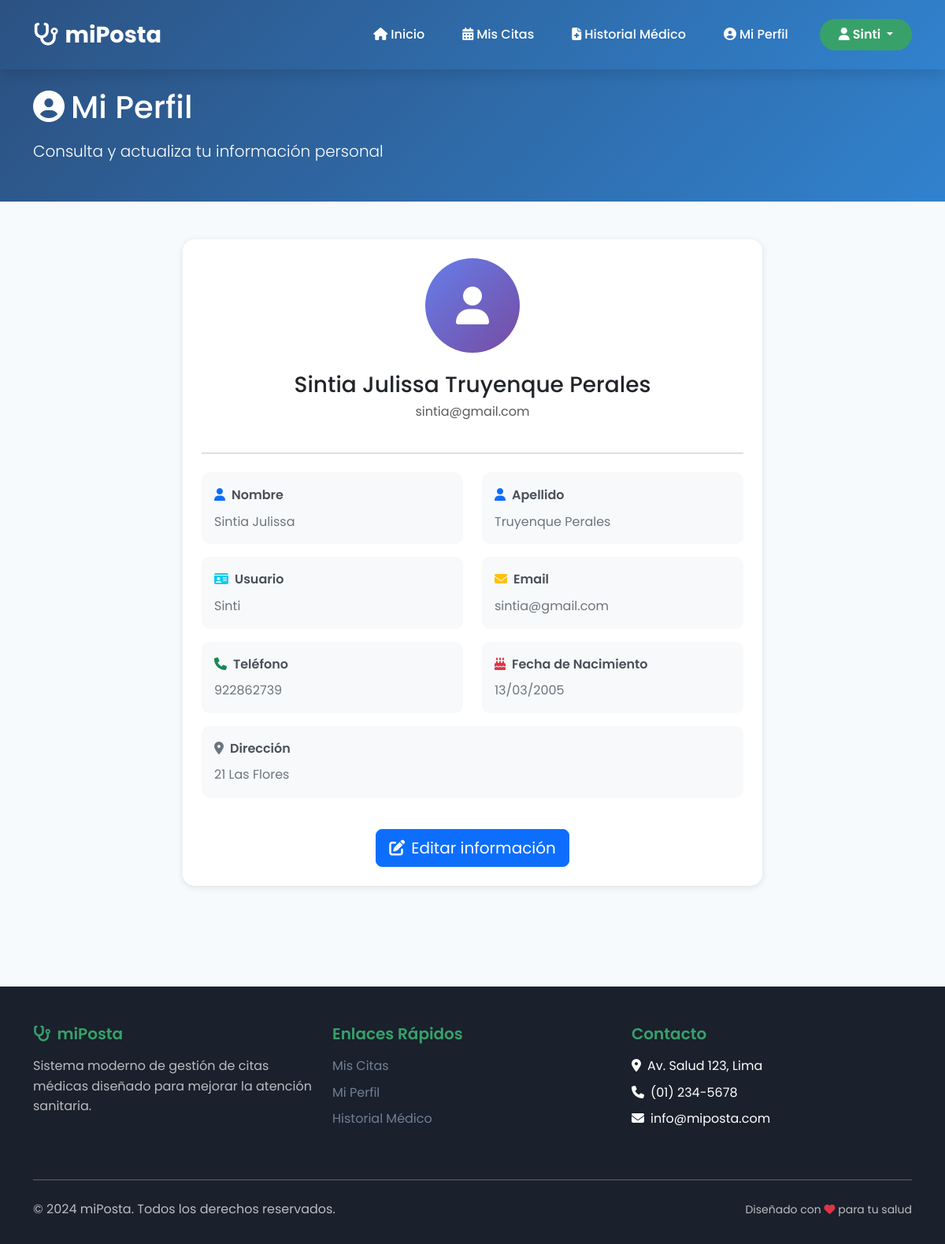
The app's page /paciente/perfil/ (signed in) with its own data.
### core/models.py (models this page shows, shortened)
class Usuario(AbstractUser):
    ROLES = [
        ('ADMIN', 'Administrador'),
        ('MEDICO', 'Médico'),
        ('PACIENTE', 'Paciente'),
    ]
    rol = models.CharField(max_length=10, choices=ROLES, default='PACIENTE')
    telefono = models.CharField(max_length=15, blank=True)
    direccion = models.TextField(blank=True)
    fecha_nacimiento = models.DateField(null=True, blank=True)
    class Meta:
        db_table = 'usuarios'
        verbose_name = 'Usuario'
        verbose_name_plural = 'Usuarios'

### core/views.py (the view, shortened to what this page needs)
# urls.py: path('paciente/perfil/', views.perfil_paciente, name='perfil_paciente'),
@login_required
def perfil_paciente(request):
    if request.user.rol != 'PACIENTE':
        messages.error(request, 'No tienes permisos para acceder')
        return redirect('login')
    return render(
        request,
        'paciente/pages/perfil.html',
        {'usuario': request.user}
    )

### templates/paciente/pages/perfil.html (shortened to what this page needs)
{% load static %}
<!DOCTYPE html>
<html lang="es">
<head>
    <link href="https://cdn.jsdelivr.net/npm/bootstrap@5.3.2/dist/css/bootstrap.min.css" rel="stylesheet">
    <link rel="stylesheet" href="https://cdnjs.cloudflare.com/ajax/libs/font-awesome/6.4.0/css/all.min.css">
    <link rel="stylesheet" href="{% static 'css/styles.css' %}">
</head>
<body>
    <nav class="navbar navbar-expand-lg navbar-custom">
        <div class="container">
            <a class="navbar-brand" href="{% url 'paciente_dashboard' %}">
                <i class="fas fa-stethoscope me-2"></i>miPosta
            </a>
            <div class="collapse navbar-collapse" id="navbarNav">
                <ul class="navbar-nav ms-auto me-3">
                    <li class="nav-item">
                        <a class="nav-link" href="{% url 'paciente_dashboard' %}">
                            <i class="fas fa-home me-1"></i>Inicio
                        </a>
                    </li>
                    <li class="nav-item">
                        <a class="nav-link" href="{% url 'paciente_citas' %}">
                            <i class="fas fa-calendar-alt me-1"></i>Mis Citas
                        </a>
                    </li>
                    <li class="nav-item">
                        <a class="nav-link" href="{% url 'historial_medico' %}">
                            <i class="fas fa-file-medical me-1"></i>Historial Médico
                        </a>
                    </li>
                    <li class="nav-item">
                        <a class="nav-link active" href="{% url 'perfil_paciente' %}">
                            <i class="fas fa-user-circle me-1"></i>Mi Perfil
                        </a>
                    </li>
                </ul>
                <div class="dropdown">
                    <button class="btn btn-login dropdown-toggle" type="button" data-bs-toggle="dropdown">
                        <i class="fas fa-user me-1"></i>{{ user.username }}
                    </button>
                </div>
            </div>
        </div>
    </nav>
    <header class="dashboard-header">
        <div class="container">
            <h1 class="mb-3">
                <i class="fas fa-user-circle me-2"></i>Mi Perfil
            </h1>
            <p class="lead">Consulta y actualiza tu información personal</p>
        </div>
    </header>
    <section class="section-padding">
        <div class="container">
            <div class="row">
                <div class="col-lg-8 mx-auto">
                    <div class="card profile-card p-4" id="profileView">
                        <div class="text-center">
                            <div class="profile-avatar">
                                <i class="fas fa-user"></i>
                            </div>
                            <h3 class="mb-1">{{ user.first_name|default:user.username }} {{ user.last_name }}</h3>
                            <p class="text-muted">{{ user.email }}</p>
                        </div>
                        <hr class="my-4">
                        <div class="row">
                            <div class="col-md-6">
                                <div class="info-group">
                                    <label><i class="fas fa-user me-2 text-primary"></i>Nombre</label>
                                    <p>{{ user.first_name|default:"No especificado" }}</p>
                                </div>
                            </div>
                            <div class="col-md-6">
                                <div class="info-group">
                                    <label><i class="fas fa-user me-2 text-primary"></i>Apellido</label>
                                    <p>{{ user.last_name|default:"No especificado" }}</p>
                                </div>
                            </div>
                            <div class="col-md-6">
                                <div class="info-group">
                                    <label><i class="fas fa-id-card me-2 text-info"></i>Usuario</label>
                                    <p>{{ user.username }}</p>
                                </div>
                            </div>
                            <div class="col-md-6">
                                <div class="info-group">
                                    <label><i class="fas fa-envelope me-2 text-warning"></i>Email</label>
                                    <p>{{ user.email }}</p>
                                </div>
                            </div>
                            <div class="col-md-6">
                                <div class="info-group">
                                    <label><i class="fas fa-phone me-2 text-success"></i>Teléfono</label>
                                    <p>{{ user.telefono|default:"No especificado" }}</p>
                                </div>
                            </div>
                            <div class="col-md-6">
                                <div class="info-group">
                                    <label><i class="fas fa-birthday-cake me-2 text-danger"></i>Fecha de Nacimiento</label>
                                    <p>{{ user.fecha_nacimiento|date:"d/m/Y"|default:"No especificado" }}</p>
                                </div>
                            </div>
                            <div class="col-12">
                                <div class="info-group">
                                    <label><i class="fas fa-map-marker-alt me-2 text-secondary"></i>Dirección</label>
                                    <p>{{ user.direccion|default:"No especificada" }}</p>
                                </div>
                            </div>
                        </div>
                        <div class="text-center mt-4">
                            <button class="btn btn-primary btn-lg" onclick="toggleEditMode()">
                                <i class="fas fa-edit me-2"></i>Editar información
                            </button>
                        </div>
                    </div>
                </div>
            </div>
        </div>
    </section>
    <footer class="footer-custom">
        <div class="container">
            <div class="row">
                <div class="col-lg-4 col-md-6 mb-4">
                    <h5><i class="fas fa-stethoscope me-2"></i>miPosta</h5>
                    <p style="color: rgba(255,255,255,0.7);">Sistema moderno de gestión de citas médicas diseñado para mejorar la atención sanitaria.</p>
                </div>
                <div class="col-lg-4 col-md-6 mb-4">
                    <h5>Enlaces Rápidos</h5>
                    <ul class="list-unstyled">
                        <li class="mb-2"><a href="{% url 'paciente_citas' %}">Mis Citas</a></li>
                        <li class="mb-2"><a href="{% url 'perfil_paciente' %}">Mi Perfil</a></li>
                        <li class="mb-2"><a href="{% url 'historial_medico' %}">Historial Médico</a></li>
                    </ul>
                </div>
                <div class="col-lg-4 col-md-6 mb-4">
                    <h5>Contacto</h5>
                    <ul class="list-unstyled">
                        <li class="mb-2"><i class="fas fa-map-marker-alt me-2"></i>Av. Salud 123, Lima</li>
                        <li class="mb-2"><i class="fas fa-phone me-2"></i>(01) 234-5678</li>
                        <li class="mb-2"><i class="fas fa-envelope me-2"></i>info@miposta.com</li>
                    </ul>
                </div>
            </div>
            <hr class="my-4" style="opacity: 0.3;">
            <div class="row align-items-center">
                <div class="col-md-6">
                    <p class="mb-0" style="color: rgba(255,255,255,0.7);">&copy; 2024 miPosta. Todos los derechos reservados.</p>
                </div>
                <div class="col-md-6 text-md-end">
                    <small style="color: rgba(255,255,255,0.7);">Diseñado con <i class="fas fa-heart text-danger"></i> para tu salud</small>
                </div>
            </div>
        </div>
    </footer>
</body>
</html>

### static/css/styles.css (style rules this page uses)
:root { --primary-blue: #2c5282; --primary-green: #38a169; --secondary-blue: #3182ce; --light-blue: #bee3f8; --light-green: #c6f6d5; --dark-text: #1a202c; --light-text: #718096; --white: #ffffff; --light-gray: #f7fafc; --medium-gray: #e2e8f0; --border-radius: 12px; --shadow: 0 4px 6px -1px rgba(0, 0, 0, 0.1); --shadow-lg: 0 10px 15px -3px rgba(0, 0, 0, 0.1); --transition: all 0.3s ease; }
* { margin: 0; padding: 0; box-sizing: border-box; }
body { font-family: 'Poppins', sans-serif; line-height: 1.6; color: var(--dark-text); background-color: var(--light-gray); }
.navbar-custom { background: linear-gradient(135deg, var(--primary-blue) 0%, var(--secondary-blue) 100%); box-shadow: var(--shadow-lg); padding: 1rem 0; position: fixed; top: 0; width: 100%; z-index: 1030; }
.navbar-brand { font-weight: 700; font-size: 1.8rem; color: var(--white) !important; transition: var(--transition); }
.navbar-nav .nav-link { color: var(--white) !important; font-weight: 500; margin: 0 0.5rem; padding: 0.5rem 1rem !important; border-radius: var(--border-radius); transition: var(--transition); }
.btn-login { background: var(--primary-green); border: none; color: var(--white); font-weight: 600; padding: 0.5rem 1.5rem; border-radius: 25px; transition: var(--transition); }
.dashboard-header { background: linear-gradient(135deg, var(--primary-blue) 0%, var(--secondary-blue) 100%); color: var(--white); padding: 2rem 0; margin-top: 80px; }
.footer-custom { background: var(--dark-text); color: var(--white); padding: 3rem 0 2rem; margin-top: 5rem; }
.footer-custom h5 { color: var(--primary-green); font-weight: 600; margin-bottom: 1rem; }
.footer-custom a { color: var(--light-text); text-decoration: none; transition: var(--transition); }
.section-padding { padding: 5rem 0; }

### templates/paciente/pages/perfil.html (style rules this page uses)
.section-padding { padding: 3rem 0; }
.profile-card { border: none; border-radius: 15px; box-shadow: 0 2px 8px rgba(0,0,0,0.1); }
.profile-avatar { width: 120px; height: 120px; border-radius: 50%; background: linear-gradient(135deg, #667eea 0%, #764ba2 100%); display: flex; align-items: center; justify-content: center; font-size: 3rem; color: white; margin: 0 auto 1.5rem; }
.info-group { padding: 1rem; background: #f8f9fa; border-radius: 10px; margin-bottom: 1rem; }
.info-group label { font-weight: 600; color: #495057; margin-bottom: 0.5rem; display: block; }
.info-group p { margin: 0; color: #6c757d; }

### records on screen
Usuario: username "Sinti", first_name "Sintia Julissa", last_name "Truyenque Perales", email "sintia@gmail.com", telefono "922862739", fecha_nacimiento "13/03/2005", direccion "21 Las Flores"
